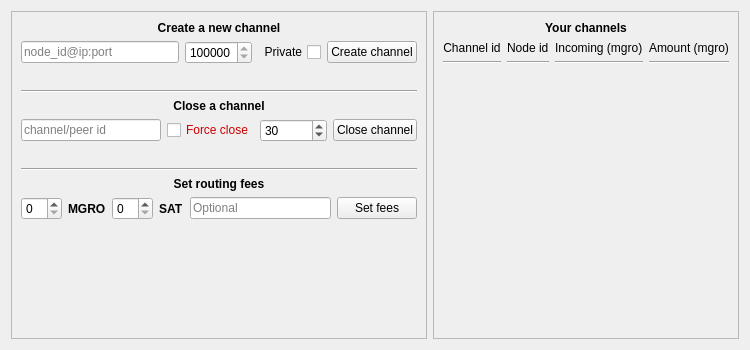
<?xml version="1.0" encoding="UTF-8"?>
<ui version="4.0">
 <class>ChannelsPage</class>
 <widget class="QWidget" name="ChannelsPage">
  <property name="geometry">
   <rect>
    <x>0</x>
    <y>0</y>
    <width>750</width>
    <height>350</height>
   </rect>
  </property>
  <property name="windowTitle">
   <string>Form</string>
  </property>
  <layout class="QVBoxLayout" name="verticalLayout">
   <item>
    <layout class="QHBoxLayout" name="horizontalLayout">
     <item>
      <widget class="QFrame" name="verticalFrame_2">
       <property name="frameShape">
        <enum>QFrame::StyledPanel</enum>
       </property>
       <layout class="QVBoxLayout" name="verticalLayout_3">
        <item>
         <layout class="QVBoxLayout" name="verticalLayout_4">
          <item>
           <widget class="QLabel" name="label">
            <property name="font">
             <font>
              <weight>75</weight>
              <bold>true</bold>
             </font>
            </property>
            <property name="text">
             <string>Create a new channel</string>
            </property>
            <property name="alignment">
             <set>Qt::AlignCenter</set>
            </property>
           </widget>
          </item>
          <item>
           <layout class="QHBoxLayout" name="horizontalLayout_2">
            <item>
             <widget class="QLineEdit" name="lineNewChannelId">
              <property name="minimumSize">
               <size>
                <width>100</width>
                <height>0</height>
               </size>
              </property>
              <property name="toolTip">
               <string>The node to open a channel with</string>
              </property>
              <property name="placeholderText">
               <string>node_id@ip:port</string>
              </property>
             </widget>
            </item>
            <item>
             <widget class="QSpinBox" name="spinNewChannelAmount">
              <property name="toolTip">
               <string>The amount of satoshi used to fund the channel</string>
              </property>
              <property name="minimum">
               <number>100000</number>
              </property>
              <property name="maximum">
               <number>1680000000</number>
              </property>
             </widget>
            </item>
            <item>
             <widget class="QCheckBox" name="checkPrivateChannel">
              <property name="toolTip">
               <string>Check this if you don't want to announce this channel</string>
              </property>
              <property name="layoutDirection">
               <enum>Qt::RightToLeft</enum>
              </property>
              <property name="text">
               <string>Private</string>
              </property>
             </widget>
            </item>
            <item>
             <widget class="QPushButton" name="buttonNewChannel">
              <property name="text">
               <string>Create channel</string>
              </property>
             </widget>
            </item>
           </layout>
          </item>
          <item>
           <widget class="QLabel" name="labelNewChannelResult">
            <property name="font">
             <font>
              <weight>75</weight>
              <italic>true</italic>
              <bold>true</bold>
             </font>
            </property>
            <property name="text">
             <string/>
            </property>
            <property name="alignment">
             <set>Qt::AlignCenter</set>
            </property>
            <property name="textInteractionFlags">
             <set>Qt::LinksAccessibleByMouse|Qt::TextSelectableByMouse</set>
            </property>
           </widget>
          </item>
         </layout>
        </item>
        <item>
         <widget class="Line" name="line_5">
          <property name="orientation">
           <enum>Qt::Horizontal</enum>
          </property>
         </widget>
        </item>
        <item>
         <layout class="QVBoxLayout" name="verticalLayout_5">
          <item>
           <widget class="QLabel" name="label_3">
            <property name="font">
             <font>
              <weight>75</weight>
              <bold>true</bold>
             </font>
            </property>
            <property name="text">
             <string>Close a channel</string>
            </property>
            <property name="alignment">
             <set>Qt::AlignCenter</set>
            </property>
           </widget>
          </item>
          <item>
           <layout class="QHBoxLayout" name="horizontalLayout_3">
            <item>
             <widget class="QLineEdit" name="lineCloseId">
              <property name="minimumSize">
               <size>
                <width>100</width>
                <height>0</height>
               </size>
              </property>
              <property name="toolTip">
               <string>The Id of a node or a channel (or a short id of a channel)</string>
              </property>
              <property name="placeholderText">
               <string>channel/peer id</string>
              </property>
             </widget>
            </item>
            <item>
             <widget class="QCheckBox" name="checkCloseForce">
              <property name="toolTip">
               <string>CAUTION : If check the channel will be unilateraly closed after timeout</string>
              </property>
              <property name="styleSheet">
               <string notr="true">color: rgb(204, 0, 0);</string>
              </property>
              <property name="text">
               <string>Force close</string>
              </property>
             </widget>
            </item>
            <item>
             <widget class="QSpinBox" name="spinCloseTimeout">
              <property name="toolTip">
               <string>If close is forced, it is the timeout (default to 30s)</string>
              </property>
              <property name="minimum">
               <number>1</number>
              </property>
              <property name="maximum">
               <number>99999999</number>
              </property>
              <property name="value">
               <number>30</number>
              </property>
             </widget>
            </item>
            <item>
             <widget class="QPushButton" name="buttonCloseChannel">
              <property name="text">
               <string>Close channel</string>
              </property>
             </widget>
            </item>
           </layout>
          </item>
          <item>
           <widget class="QLabel" name="labelCloseResult">
            <property name="font">
             <font>
              <weight>75</weight>
              <italic>true</italic>
              <bold>true</bold>
             </font>
            </property>
            <property name="text">
             <string/>
            </property>
            <property name="alignment">
             <set>Qt::AlignCenter</set>
            </property>
            <property name="textInteractionFlags">
             <set>Qt::LinksAccessibleByMouse|Qt::TextSelectableByMouse</set>
            </property>
           </widget>
          </item>
         </layout>
        </item>
        <item>
         <widget class="Line" name="line_4">
          <property name="orientation">
           <enum>Qt::Horizontal</enum>
          </property>
         </widget>
        </item>
        <item>
         <layout class="QVBoxLayout" name="verticalLayout_7">
          <item>
           <widget class="QLabel" name="label_5">
            <property name="font">
             <font>
              <weight>75</weight>
              <bold>true</bold>
             </font>
            </property>
            <property name="text">
             <string>Set routing fees</string>
            </property>
            <property name="alignment">
             <set>Qt::AlignCenter</set>
            </property>
           </widget>
          </item>
          <item>
           <layout class="QHBoxLayout" name="horizontalLayout_4">
            <item>
             <widget class="QSpinBox" name="spinSetFeesBase">
              <property name="toolTip">
               <string>Base routing fees (fixed amount for each routing)</string>
              </property>
             </widget>
            </item>
            <item>
             <widget class="QLabel" name="label_6">
              <property name="font">
               <font>
                <weight>75</weight>
                <bold>true</bold>
               </font>
              </property>
              <property name="text">
               <string>MGRO</string>
              </property>
             </widget>
            </item>
            <item>
             <widget class="QSpinBox" name="spinSetFeesPpm">
              <property name="toolTip">
               <string>Ppm (proportionaly per millionth) fees : amount in sat to charge for each million satoshi routed through</string>
              </property>
             </widget>
            </item>
            <item>
             <widget class="QLabel" name="label_9">
              <property name="font">
               <font>
                <weight>75</weight>
                <bold>true</bold>
               </font>
              </property>
              <property name="text">
               <string>SAT</string>
              </property>
             </widget>
            </item>
            <item>
             <widget class="QLineEdit" name="lineSetFeesId">
              <property name="toolTip">
               <string>Channel, short channel, or peer id to apply this routing fees to. If not specified, set fees globally.</string>
              </property>
              <property name="placeholderText">
               <string>Optional</string>
              </property>
             </widget>
            </item>
            <item>
             <widget class="QPushButton" name="buttonSetFees">
              <property name="text">
               <string>Set fees</string>
              </property>
             </widget>
            </item>
           </layout>
          </item>
          <item>
           <widget class="QLabel" name="labelSetFeesResult">
            <property name="font">
             <font>
              <weight>75</weight>
              <italic>true</italic>
              <bold>true</bold>
             </font>
            </property>
            <property name="text">
             <string/>
            </property>
            <property name="alignment">
             <set>Qt::AlignCenter</set>
            </property>
           </widget>
          </item>
         </layout>
        </item>
        <item>
         <spacer name="verticalSpacer">
          <property name="orientation">
           <enum>Qt::Vertical</enum>
          </property>
          <property name="sizeHint" stdset="0">
           <size>
            <width>20</width>
            <height>40</height>
           </size>
          </property>
         </spacer>
        </item>
       </layout>
      </widget>
     </item>
     <item>
      <widget class="QFrame" name="verticalFrame">
       <property name="frameShape">
        <enum>QFrame::StyledPanel</enum>
       </property>
       <layout class="QVBoxLayout" name="verticalLayout_2">
        <item>
         <widget class="QLabel" name="label_2">
          <property name="font">
           <font>
            <weight>75</weight>
            <bold>true</bold>
           </font>
          </property>
          <property name="text">
           <string>Your channels</string>
          </property>
          <property name="alignment">
           <set>Qt::AlignCenter</set>
          </property>
         </widget>
        </item>
        <item>
         <layout class="QVBoxLayout" name="verticalLayoutnX">
          <item>
           <layout class="QHBoxLayout" name="horizontalLayout_5">
            <item>
             <layout class="QVBoxLayout" name="layoutChannelId">
              <item>
               <widget class="QLabel" name="label_4">
                <property name="text">
                 <string>Channel id</string>
                </property>
                <property name="alignment">
                 <set>Qt::AlignCenter</set>
                </property>
               </widget>
              </item>
              <item>
               <widget class="Line" name="line">
                <property name="orientation">
                 <enum>Qt::Horizontal</enum>
                </property>
               </widget>
              </item>
             </layout>
            </item>
            <item>
             <layout class="QVBoxLayout" name="layoutNodeId">
              <item>
               <widget class="QLabel" name="label_7">
                <property name="text">
                 <string>Node id</string>
                </property>
               </widget>
              </item>
              <item>
               <widget class="Line" name="line_2">
                <property name="orientation">
                 <enum>Qt::Horizontal</enum>
                </property>
               </widget>
              </item>
             </layout>
            </item>
            <item>
             <layout class="QVBoxLayout" name="layoutIncoming">
              <item>
               <widget class="QLabel" name="label_10">
                <property name="text">
                 <string>Incoming (mgro)</string>
                </property>
               </widget>
              </item>
              <item>
               <widget class="Line" name="line_6">
                <property name="orientation">
                 <enum>Qt::Horizontal</enum>
                </property>
               </widget>
              </item>
             </layout>
            </item>
            <item>
             <layout class="QVBoxLayout" name="layoutAmount">
              <item>
               <widget class="QLabel" name="label_8">
                <property name="text">
                 <string>Amount (mgro)</string>
                </property>
               </widget>
              </item>
              <item>
               <widget class="Line" name="line_3">
                <property name="orientation">
                 <enum>Qt::Horizontal</enum>
                </property>
               </widget>
              </item>
             </layout>
            </item>
           </layout>
          </item>
         </layout>
        </item>
        <item>
         <spacer name="verticalSpacer_2">
          <property name="orientation">
           <enum>Qt::Vertical</enum>
          </property>
          <property name="sizeHint" stdset="0">
           <size>
            <width>20</width>
            <height>40</height>
           </size>
          </property>
         </spacer>
        </item>
       </layout>
      </widget>
     </item>
    </layout>
   </item>
  </layout>
 </widget>
 <resources/>
 <connections/>
</ui>
